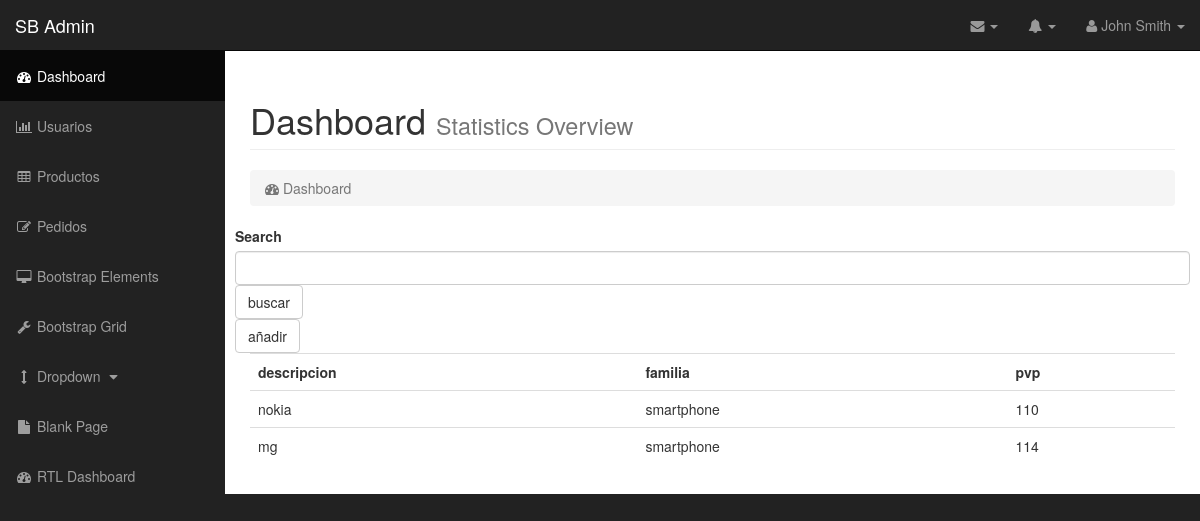
Page /admin/index.php?opcion=productos on the committed database.
### tables this page shows
CREATE TABLE `productos` (
  `id` bigint(20) NOT NULL,
  `descripcion` varchar(255) NOT NULL,
  `familia` varchar(10) NOT NULL,
  `pvp` varchar(255) NOT NULL
);

### includes/ConnectDB.php (called while the page is built, shortened)
<?php
class ConnectDB
{
	private $_mngDB;
	public function __construct() {
		$this->_host = HOST;
		$this->_database = DATABASE;
		$this->_user = USER;
		$this->_pass = PASS;
		$this->_port = PORT;
		$dsn = 'mysql:host=' . $this->_host . ';'
				. 'dbname=' . $this->_database . ';'
				. 'port=' . $this->_port;
		try {
			$this->_mngDB = new PDO($dsn, $this->_user, $this->_pass);
			$this->_mngDB->query("SET NAMES UTF8");
		} catch (PDOException $e) {
			printf("Conexión fallida: %s\n", $e->getMessage());
			exit();
		}
	}
	public function query($sql, $values=array()) {
		$_result = false;
			try {
			  $result=$this->_mngDB->prepare($sql);
			  $result->execute($values);
  			  $_result = $result->fetchAll(PDO::FETCH_ASSOC);
			} catch (PDOException $e) {
				printf("Conexión fallida: %s\n", $e->getMessage());
				exit();
			}
			return $_result;
	}
}

### includes/ModelProductos.php (called while the page is built, shortened)
<?php
require_once "ConnectDB.php";
class ModelProductos{
    private $conexion ="";
    public function __construct(){
        $this->conexion = new ConnectDB();
    }
    public function mostrar(){
        return $this->conexion->query("SELECT * FROM productos");
    }
}
?>

### admin/modulos/adminProductos.php (the view)
<div class="row">
    <form action="" class="inline-form">
        <label for="">Search</label>
        <input type="text" class="form-control">
        <input type="submit" class="btn btn-default" value="buscar">
    </form>
    <a href=<?php echo $_SERVER['PHP_SELF'].'?opcion=gestionproductos&tipogestion=add'?> class="btn btn-default">añadir</a>
</div>
 <div class="row">
                    <div class="col-lg-12">
                       <?php $productos = $modelProductos->mostrar();
                        ?>
                        <table class="table">
                            <tr>
                            <th>descripcion</th>
                            <th>familia</th>
                            <th>pvp</th>
                            </tr>
                            <?php
                            foreach($productos as $producto){
                                echo "<tr><td>$producto[descripcion]</td><td>$producto[familia]</td><td>$producto[pvp]</td></tr>";
                            }
                            ?>
                        </table>
                    </div>

### css/sb-admin.css (style rules this page uses)
body { margin-top: 100px; background-color: #222; }
@media (min-width:768px) { body { margin-top: 50px; } }

### rows in the picture
productos: descripcion "nokia", familia "smartphone", pvp "110"
productos: descripcion "mg", familia "smartphone", pvp "114"
